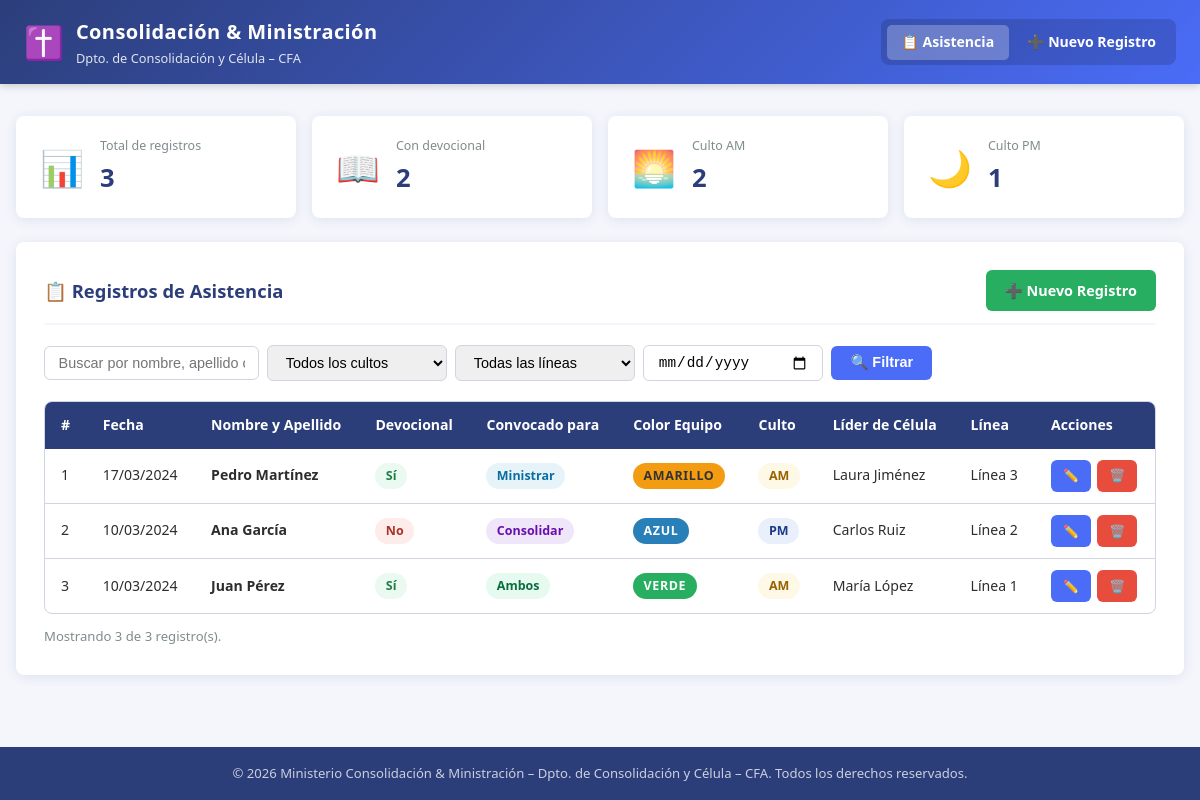
The page / on the database its author committed.
### tables this page shows
CREATE TABLE IF NOT EXISTS asistencia (
    id               INT AUTO_INCREMENT PRIMARY KEY,        
    numero_documento VARCHAR(20)  DEFAULT NULL,             
    fecha            DATE NOT NULL,                         
    devocional       ENUM('Sí','No') NOT NULL,              
    convocado        ENUM('Consolidar','Ministrar','Ambos') NOT NULL,  
    color_equipo     VARCHAR(50)  NOT NULL,                  
    culto            ENUM('AM','PM') NOT NULL,               
    nombre           VARCHAR(100) NOT NULL,                  
    apellido         VARCHAR(100) NOT NULL,                  
    lider_celula     VARCHAR(150) NOT NULL,                  
    linea            VARCHAR(150) NOT NULL,                  
    created_at       TIMESTAMP DEFAULT CURRENT_TIMESTAMP    
);

### index.php (the view, shortened to what this page needs)
<?php
$registrosPorPagina = 15;
$paginaActual       = max(1, (int)($_GET['pagina'] ?? 1));
$offset             = ($paginaActual - 1) * $registrosPorPagina;
$busqueda    = trim($_GET['busqueda'] ?? '');
$filtroFecha = $_GET['fecha']        ?? '';
try {
    $pdo = obtenerConexion();
    $condiciones = [];
    $parametros  = [];
    $clausulaWhere = $condiciones
        ? 'WHERE ' . implode(' AND ', $condiciones)
        : '';
    $sqlConteo = "SELECT COUNT(*) FROM asistencia $clausulaWhere";
    $stmtConteo = $pdo->prepare($sqlConteo);
    $stmtConteo->execute($parametros);
    $totalRegistros  = (int)$stmtConteo->fetchColumn();
    $totalPaginas    = max(1, (int)ceil($totalRegistros / $registrosPorPagina));
    $paginaActual    = min($paginaActual, $totalPaginas);
    $offset          = ($paginaActual - 1) * $registrosPorPagina;
    $sql = "SELECT * FROM asistencia $clausulaWhere
            ORDER BY fecha DESC, id DESC
            LIMIT :limite OFFSET :offset";
    $stmt = $pdo->prepare($sql);
    $stmt->bindValue(':limite', $registrosPorPagina, PDO::PARAM_INT);
    $stmt->bindValue(':offset', $offset, PDO::PARAM_INT);
    $stmt->execute();
    $registros = $stmt->fetchAll();
    $statsSQL = "SELECT
                    COUNT(*) AS total,
                    SUM(devocional = 'Sí') AS con_devocional,
                    SUM(culto = 'AM') AS culto_am,
                    SUM(culto = 'PM') AS culto_pm
                 FROM asistencia";
    $stats = $pdo->query($statsSQL)->fetch();
} catch (PDOException $e) {
    error_log('Error de base de datos en index.php: ' . $e->getMessage());
    die('<p style="color:red;padding:2rem">No se pudo conectar a la base de datos. Por favor, contacte al administrador del sistema.</p>');
}
function claseBadgeEquipo(string $color): string {
    $mapa = [
        'verde'    => 'badge-equipo--verde',
        'amarillo' => 'badge-equipo--amarillo',
        'azul'     => 'badge-equipo--azul',
        'naranja'  => 'badge-equipo--naranja',
    ];
    return $mapa[strtolower($color)] ?? 'badge-equipo--default';
}
require_once 'includes/header.php';
?>
<div class="estadisticas">
    <div class="stat-tarjeta">
        <span class="stat-tarjeta__icono">📊</span>
        <div class="stat-tarjeta__info">
            <p>Total de registros</p>
            <strong><?= number_format((int)$stats['total']) ?></strong>
        </div>
    </div>
    <div class="stat-tarjeta">
        <span class="stat-tarjeta__icono">📖</span>
        <div class="stat-tarjeta__info">
            <p>Con devocional</p>
            <strong><?= number_format((int)$stats['con_devocional']) ?></strong>
        </div>
    </div>
    <div class="stat-tarjeta">
        <span class="stat-tarjeta__icono">🌅</span>
        <div class="stat-tarjeta__info">
            <p>Culto AM</p>
            <strong><?= number_format((int)$stats['culto_am']) ?></strong>
        </div>
    </div>
    <div class="stat-tarjeta">
        <span class="stat-tarjeta__icono">🌙</span>
        <div class="stat-tarjeta__info">
            <p>Culto PM</p>
            <strong><?= number_format((int)$stats['culto_pm']) ?></strong>
        </div>
    </div>
</div>
<div class="tarjeta">
    <div class="tarjeta__encabezado">
        <h2 class="tarjeta__titulo">📋 Registros de Asistencia</h2>
        <a href="registro.php" class="btn btn--exito">➕ Nuevo Registro</a>
    </div>
    <form method="get" action="index.php">
        <div class="barra-herramientas">
            <div class="buscador">
                <input
                    type="text"
                    name="busqueda"
                    placeholder="Buscar por nombre, apellido o líder…"
                    value="<?= htmlspecialchars($busqueda) ?>"
                    aria-label="Buscar registros"
                >
                <select name="culto" aria-label="Filtrar por culto">
                    <option value="">Todos los cultos</option>
                </select>
                <select name="linea" aria-label="Filtrar por línea">
                    <option value="">Todas las líneas</option>
                </select>
                <input
                    type="date"
                    name="fecha"
                    value="<?= htmlspecialchars($filtroFecha) ?>"
                    aria-label="Filtrar por fecha"
                >
                <button type="submit" class="btn btn--primario">🔍 Filtrar</button>
            </div>
        </div>
    </form>
    <?php if (empty($registros)): ?>
        <div class="alerta alerta--advertencia">
            No se encontraron registros con los criterios de búsqueda indicados.
        </div>
    <?php else: ?>
        <div class="tabla-contenedor">
            <table class="tabla" aria-label="Registros de asistencia">
                <thead>
                    <tr>
                        <th>#</th>
                        <th>Fecha</th>
                        <th>Nombre y Apellido</th>
                        <th>Devocional</th>
                        <th>Convocado para</th>
                        <th>Color Equipo</th>
                        <th>Culto</th>
                        <th>Líder de Célula</th>
                        <th>Línea</th>
                        <th>Acciones</th>
                    </tr>
                </thead>
                <tbody>
                    <?php foreach ($registros as $i => $reg): ?>
                        <tr>
                            <td><?= $offset + $i + 1 ?></td>
                            <td><?= htmlspecialchars(date('d/m/Y', strtotime($reg['fecha']))) ?></td>
                            <td>
                                <strong><?= htmlspecialchars($reg['nombre'] . ' ' . $reg['apellido']) ?></strong>
                            </td>
                            <td>
                                <span class="badge badge--<?= $reg['devocional'] === 'Sí' ? 'si' : 'no' ?>">
                                    <?= htmlspecialchars($reg['devocional']) ?>
                                </span>
                            </td>
                            <td>
                                <?php
                                $convClase = match($reg['convocado']) {
                                    'Consolidar' => 'consolidar',
                                    'Ministrar'  => 'ministrar',
                                    default      => 'ambos'
                                };
                                ?>
                                <span class="badge badge--<?= $convClase ?>">
                                    <?= htmlspecialchars($reg['convocado']) ?>
                                </span>
                            </td>
                            <td>
                                <span class="badge-equipo <?= claseBadgeEquipo($reg['color_equipo']) ?>">
                                    <?= htmlspecialchars($reg['color_equipo']) ?>
                                </span>
                            </td>
                            <td>
                                <span class="badge badge--<?= strtolower($reg['culto']) ?>">
                                    <?= htmlspecialchars($reg['culto']) ?>
                                </span>
                            </td>
                            <td><?= htmlspecialchars($reg['lider_celula']) ?></td>
                            <td><?= htmlspecialchars($reg['linea']) ?></td>
                            <td>
                                <div class="tabla__acciones">
                                    <a href="editar.php?id=<?= (int)$reg['id'] ?>"
                                       class="btn btn--primario btn--sm"
                                       title="Editar registro">✏️</a>
                                    <a href="eliminar.php?id=<?= (int)$reg['id'] ?>"
                                       class="btn btn--peligro btn--sm"
                                       title="Eliminar registro"
                                       onclick="return confirm('¿Confirma que desea eliminar este registro?')">🗑️</a>
                                </div>
                            </td>
                        </tr>
                    <?php endforeach; ?>
                </tbody>
            </table>
        </div>
        <p style="font-size:0.82rem;color:#7f8c8d;margin-top:0.75rem">
            Mostrando <?= count($registros) ?> de <?= $totalRegistros ?> registro(s).
        </p>
    <?php endif; ?>
</div>
<?php require_once 'includes/footer.php'; ?>

### includes/header.php (shortened to what this page needs)
<?php
$paginaActual = basename($_SERVER['PHP_SELF']);
$raiz = rtrim(
    str_repeat('../', substr_count(
        str_replace('\\', '/', $_SERVER['PHP_SELF']), '/'
    ) - 2),
    '/'
);
$raiz = $raiz !== '' ? $raiz . '/' : '';
?>
<!DOCTYPE html>
<html lang="es">
<head>
    <link rel="stylesheet" href="<?= htmlspecialchars($raiz) ?>css/styles.css">
</head>
<body>
<header class="encabezado">
    <div class="encabezado__inner">
        <div class="encabezado__logo">
            <span class="encabezado__icono">✝️</span>
            <div class="encabezado__titulo">
                <h1>Consolidación &amp; Ministración</h1>
                <p>Dpto. de Consolidación y Célula – CFA</p>
            </div>
        </div>
        <nav class="navegacion" aria-label="Menú principal">
            <ul>
                <li>
                    <a href="index.php"
                       class="<?= $paginaActual === 'index.php' ? 'activo' : '' ?>">
                        📋 Asistencia
                    </a>
                </li>
                <li>
                    <a href="registro.php"
                       class="<?= $paginaActual === 'registro.php' ? 'activo' : '' ?>">
                        ➕ Nuevo Registro
                    </a>
                </li>
            </ul>
        </nav>
    </div>
</header>
<main class="contenido-principal">

### includes/footer.php (shortened to what this page needs)
</main>
<footer class="pie-pagina">
    <p>
        &copy; <?= date('Y') ?> Ministerio Consolidación &amp; Ministración – Dpto. de Consolidación y Célula – CFA.
        Todos los derechos reservados.
    </p>
</footer>
</body>
</html>

### rows shown on the page
asistencia: i "1", fecha "17/03/2024", nombre+apellido "Pedro Martínez", devocional "Sí", convocado "Ministrar", color_equipo "AMARILLO", culto "AM", lider_celula "Laura Jiménez", linea "Línea 3"
asistencia: i "2", fecha "10/03/2024", nombre+apellido "Ana García", devocional "No", convocado "Consolidar", color_equipo "AZUL", culto "PM", lider_celula "Carlos Ruiz", linea "Línea 2"
asistencia: i "3", fecha "10/03/2024", nombre+apellido "Juan Pérez", devocional "Sí", convocado "Ambos", color_equipo "VERDE", culto "AM", lider_celula "María López", linea "Línea 1"

### other values the page prints
$stats['total'] "3"
$stats['con_devocional'] "2"
$stats['culto_am'] "2"
$stats['culto_pm'] "1"
count($registros) "3"
$totalRegistros "3"
